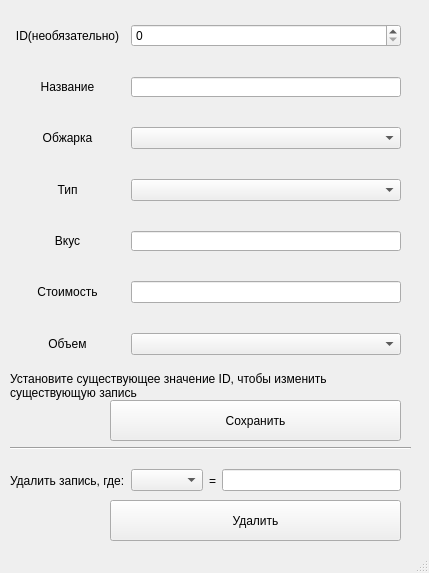
<?xml version="1.0" encoding="UTF-8"?>
<ui version="4.0">
 <class>MainWindow</class>
 <widget class="QMainWindow" name="MainWindow">
  <property name="geometry">
   <rect>
    <x>0</x>
    <y>0</y>
    <width>429</width>
    <height>573</height>
   </rect>
  </property>
  <property name="windowTitle">
   <string>Изменить данные...</string>
  </property>
  <widget class="QWidget" name="centralwidget">
   <widget class="Line" name="line">
    <property name="geometry">
     <rect>
      <x>10</x>
      <y>440</y>
      <width>401</width>
      <height>16</height>
     </rect>
    </property>
    <property name="orientation">
     <enum>Qt::Horizontal</enum>
    </property>
   </widget>
   <widget class="QPushButton" name="pushButton_delete">
    <property name="geometry">
     <rect>
      <x>110</x>
      <y>500</y>
      <width>291</width>
      <height>41</height>
     </rect>
    </property>
    <property name="text">
     <string>Удалить</string>
    </property>
   </widget>
   <widget class="QWidget" name="layoutWidget">
    <property name="geometry">
     <rect>
      <x>10</x>
      <y>0</y>
      <width>391</width>
      <height>381</height>
     </rect>
    </property>
    <layout class="QVBoxLayout" name="verticalLayout_2">
     <item>
      <layout class="QHBoxLayout" name="horizontalLayout">
       <item>
        <widget class="QLabel" name="label">
         <property name="text">
          <string>ID(необязательно)</string>
         </property>
         <property name="alignment">
          <set>Qt::AlignCenter</set>
         </property>
        </widget>
       </item>
       <item>
        <widget class="QSpinBox" name="spinBox_id">
         <property name="minimumSize">
          <size>
           <width>270</width>
           <height>0</height>
          </size>
         </property>
         <property name="maximum">
          <number>999999999</number>
         </property>
        </widget>
       </item>
      </layout>
     </item>
     <item>
      <layout class="QHBoxLayout" name="horizontalLayout_4">
       <item>
        <widget class="QLabel" name="label_4">
         <property name="text">
          <string>Название</string>
         </property>
         <property name="alignment">
          <set>Qt::AlignCenter</set>
         </property>
        </widget>
       </item>
       <item>
        <widget class="QLineEdit" name="lineEdit_name">
         <property name="maximumSize">
          <size>
           <width>270</width>
           <height>20</height>
          </size>
         </property>
        </widget>
       </item>
      </layout>
     </item>
     <item>
      <layout class="QHBoxLayout" name="horizontalLayout_2">
       <item>
        <widget class="QLabel" name="label_2">
         <property name="text">
          <string>Обжарка</string>
         </property>
         <property name="alignment">
          <set>Qt::AlignCenter</set>
         </property>
        </widget>
       </item>
       <item>
        <widget class="QComboBox" name="comboBox_roast">
         <property name="minimumSize">
          <size>
           <width>270</width>
           <height>20</height>
          </size>
         </property>
        </widget>
       </item>
      </layout>
     </item>
     <item>
      <layout class="QHBoxLayout" name="horizontalLayout_3">
       <item>
        <widget class="QLabel" name="label_3">
         <property name="text">
          <string>Тип</string>
         </property>
         <property name="alignment">
          <set>Qt::AlignCenter</set>
         </property>
        </widget>
       </item>
       <item>
        <widget class="QComboBox" name="comboBox_type">
         <property name="minimumSize">
          <size>
           <width>270</width>
           <height>0</height>
          </size>
         </property>
        </widget>
       </item>
      </layout>
     </item>
     <item>
      <layout class="QHBoxLayout" name="horizontalLayout_5">
       <item>
        <widget class="QLabel" name="label_5">
         <property name="text">
          <string>Вкус</string>
         </property>
         <property name="alignment">
          <set>Qt::AlignCenter</set>
         </property>
        </widget>
       </item>
       <item>
        <widget class="QLineEdit" name="lineEdit_taste">
         <property name="maximumSize">
          <size>
           <width>270</width>
           <height>20</height>
          </size>
         </property>
        </widget>
       </item>
      </layout>
     </item>
     <item>
      <layout class="QHBoxLayout" name="horizontalLayout_6">
       <item>
        <widget class="QLabel" name="label_6">
         <property name="text">
          <string>Стоимость</string>
         </property>
         <property name="alignment">
          <set>Qt::AlignCenter</set>
         </property>
        </widget>
       </item>
       <item>
        <widget class="QLineEdit" name="lineEdit_cost">
         <property name="maximumSize">
          <size>
           <width>270</width>
           <height>16777215</height>
          </size>
         </property>
        </widget>
       </item>
      </layout>
     </item>
     <item>
      <layout class="QHBoxLayout" name="horizontalLayout_7">
       <item>
        <widget class="QLabel" name="label_7">
         <property name="text">
          <string>Объем</string>
         </property>
         <property name="alignment">
          <set>Qt::AlignCenter</set>
         </property>
        </widget>
       </item>
       <item>
        <widget class="QComboBox" name="comboBox_volume">
         <property name="minimumSize">
          <size>
           <width>270</width>
           <height>0</height>
          </size>
         </property>
        </widget>
       </item>
      </layout>
     </item>
    </layout>
   </widget>
   <widget class="QWidget" name="layoutWidget">
    <property name="geometry">
     <rect>
      <x>10</x>
      <y>460</y>
      <width>391</width>
      <height>41</height>
     </rect>
    </property>
    <layout class="QHBoxLayout" name="horizontalLayout_8">
     <item>
      <widget class="QLabel" name="label_8">
       <property name="text">
        <string>Удалить запись, где:</string>
       </property>
      </widget>
     </item>
     <item>
      <widget class="QComboBox" name="comboBox_item"/>
     </item>
     <item>
      <widget class="QLabel" name="label_9">
       <property name="text">
        <string>=</string>
       </property>
      </widget>
     </item>
     <item>
      <widget class="QLineEdit" name="lineEdit_value"/>
     </item>
    </layout>
   </widget>
   <widget class="QPushButton" name="pushButton_add">
    <property name="geometry">
     <rect>
      <x>110</x>
      <y>400</y>
      <width>291</width>
      <height>41</height>
     </rect>
    </property>
    <property name="sizePolicy">
     <sizepolicy hsizetype="Fixed" vsizetype="Maximum">
      <horstretch>0</horstretch>
      <verstretch>0</verstretch>
     </sizepolicy>
    </property>
    <property name="minimumSize">
     <size>
      <width>0</width>
      <height>40</height>
     </size>
    </property>
    <property name="text">
     <string>Сохранить</string>
    </property>
   </widget>
   <widget class="QLabel" name="label_10">
    <property name="geometry">
     <rect>
      <x>10</x>
      <y>370</y>
      <width>391</width>
      <height>31</height>
     </rect>
    </property>
    <property name="text">
     <string>Установите существующее значение ID, чтобы изменить существующую запись</string>
    </property>
    <property name="wordWrap">
     <bool>true</bool>
    </property>
   </widget>
  </widget>
  <widget class="QMenuBar" name="menubar">
   <property name="geometry">
    <rect>
     <x>0</x>
     <y>0</y>
     <width>429</width>
     <height>21</height>
    </rect>
   </property>
  </widget>
  <widget class="QStatusBar" name="statusbar"/>
 </widget>
 <resources/>
 <connections/>
</ui>
